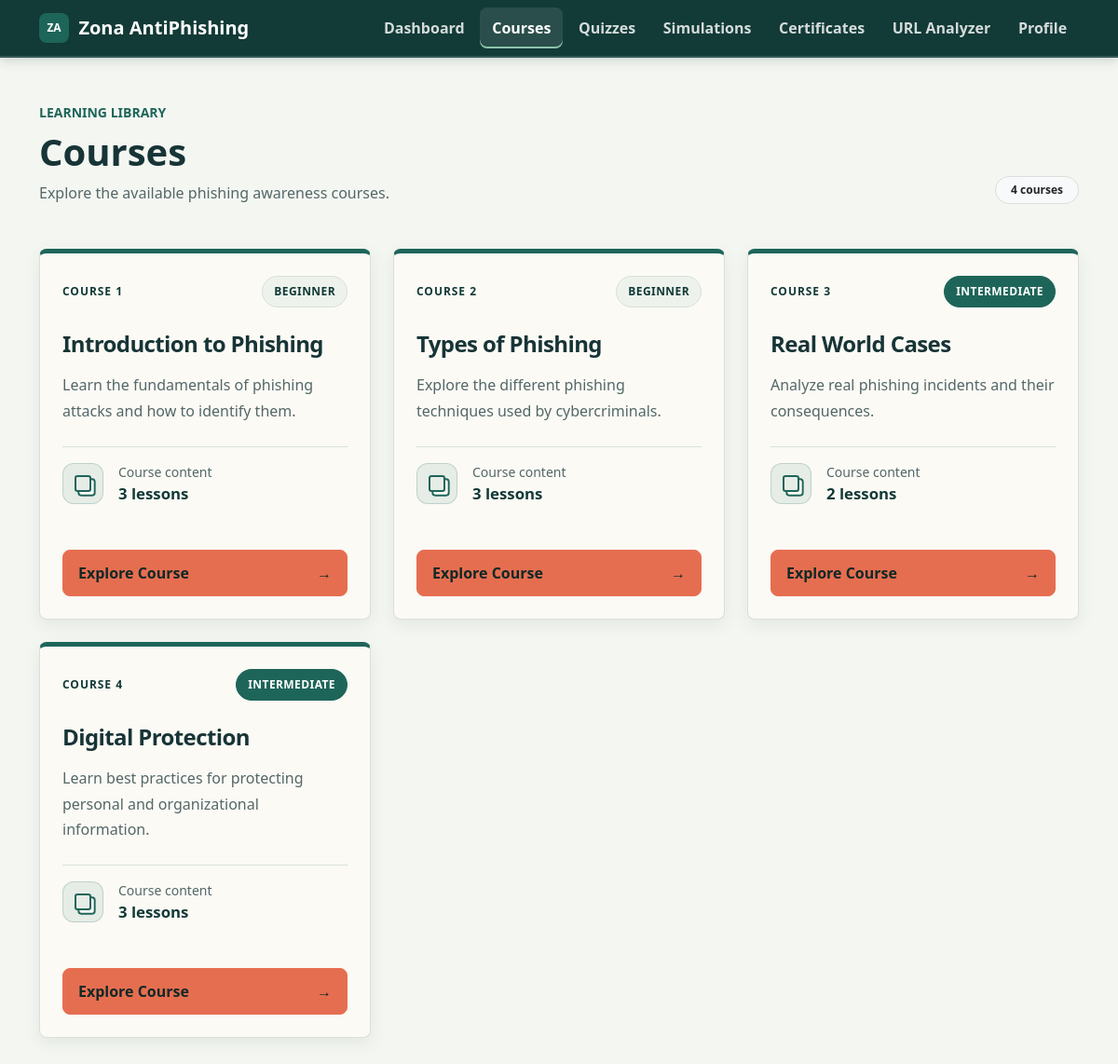
Page /?page=courses (signed in) on the committed database.
### tables this page shows
CREATE TABLE `courses` (
  `id` int(11) NOT NULL,
  `title` varchar(150) NOT NULL,
  `description` text NOT NULL,
  `level` enum('beginner','intermediate','advanced') NOT NULL DEFAULT 'beginner',
  `status` enum('draft','published') NOT NULL DEFAULT 'draft',
  `created_at` timestamp NOT NULL DEFAULT current_timestamp(),
  `updated_at` timestamp NOT NULL DEFAULT current_timestamp() ON UPDATE current_timestamp()
);

### config/database.php (called while the page is built)
<?php
class Database
{
    private string $host = "localhost";
    private string $dbName = "zona_antiphishing";
    private string $username = "root";
    private string $password = "";
    public function connect(): PDO
    {
        try {
            $pdo = new PDO(
                "mysql:host={$this->host};dbname={$this->dbName};charset=utf8mb4",
                $this->username,
                $this->password
            );
            $pdo->setAttribute(PDO::ATTR_ERRMODE, PDO::ERRMODE_EXCEPTION);
            return $pdo;
        } catch (PDOException $e) {
            die("Database connection failed: " . $e->getMessage());
        }
    }
}

### app/controllers/CourseController.php (called while the page is built, shortened)
<?php
require_once __DIR__ . '/../models/Course.php';
class CourseController
{
    private Course $courseModel;
    public function __construct()
    {
        $this->courseModel = new Course();
    }
    public function getCourses()
    {
        return $this->courseModel->getAllCourses();
    }
}

### app/models/Course.php (called while the page is built, shortened)
<?php
require_once __DIR__ . '/../../config/database.php';
class Course
{
    private PDO $conn;
    public function __construct()
    {
        $database = new Database();
        $this->conn = $database->connect();
    }
    public function getAllCourses(int $userId = 0): array
    {
        $sql = "SELECT courses.*,
                       (SELECT COUNT(*)
                        FROM lessons
                        WHERE lessons.course_id = courses.id) AS lesson_count,
                       (SELECT COUNT(*)
                        FROM lessons
                        INNER JOIN user_progress
                            ON user_progress.lesson_id = lessons.id
                            AND user_progress.user_id = :user_id
                            AND user_progress.completed = 1
                        WHERE lessons.course_id = courses.id) AS completed_lessons
                FROM courses
                ORDER BY courses.id ASC";
        $stmt = $this->conn->prepare($sql);
        $stmt->execute(['user_id' => $userId]);
        return $stmt->fetchAll(PDO::FETCH_ASSOC);
    }
}

### views/courses/index.php (the view, shortened to what this page needs)
<?php
require_once __DIR__ . '/../../app/controllers/CourseController.php';
$courseController = new CourseController();
$courses = $courseController->getCourses();
$courses = is_array($courses) ? $courses : [];
$activePage = 'courses';
?>
<header class="d-flex flex-column flex-md-row justify-content-between align-items-md-end gap-3 mb-4 mb-lg-5">
    <div>
        <p class="small fw-bold text-primary text-uppercase mb-2">Learning library</p>
        <h1 class="display-6 fw-bold mb-2">Courses</h1>
        <p class="text-body-secondary mb-0">Explore the available phishing awareness courses.</p>
    </div>
    <span class="badge rounded-pill text-bg-light border text-dark px-3 py-2">
        <?= count($courses); ?> <?= count($courses) === 1 ? 'course' : 'courses'; ?>
    </span>
</header>
<?php if ($courses === []): ?>
    <div class="alert alert-light border mb-0" role="status">
        No courses are available yet.
    </div>
<?php else: ?>
    <div class="row row-cols-1 row-cols-md-2 row-cols-xl-3 g-3 g-lg-4">
        <?php foreach ($courses as $course): ?>
            <?php
            $courseTitle = htmlspecialchars((string) ($course['title'] ?? 'Untitled course'), ENT_QUOTES, 'UTF-8');
            $courseDescription = htmlspecialchars((string) ($course['description'] ?? ''), ENT_QUOTES, 'UTF-8');
            $courseLevelValue = strtolower(trim((string) ($course['level'] ?? 'beginner')));
            $courseLevel = htmlspecialchars(ucfirst($courseLevelValue), ENT_QUOTES, 'UTF-8');
            $courseLevelClass = in_array($courseLevelValue, ['beginner', 'intermediate', 'advanced'], true)
                ? 'course-level-' . $courseLevelValue
                : '';
            $lessonCount = max(0, (int) ($course['lesson_count'] ?? 0));
            ?>
            <div class="col">
                <article class="card dashboard-stat course-card h-100 shadow-sm">
                    <div class="card-body d-flex flex-column p-4">
                        <div class="d-flex justify-content-between align-items-center gap-3 mb-4">
                            <span class="course-card-kicker">Course <?= (int) ($course['id'] ?? 0); ?></span>
                            <span class="course-level-badge <?= $courseLevelClass; ?> flex-shrink-0">
                                <?= $courseLevel; ?>
                            </span>
                        </div>
                        <h2 class="h4 fw-bold mb-3 course-card-title"><?= $courseTitle; ?></h2>
                        <p class="card-text text-body-secondary course-card-description mb-4">
                            <?= $courseDescription !== '' ? $courseDescription : 'No description available.'; ?>
                        </p>
                        <div class="course-card-meta d-flex align-items-center gap-3 mb-4">
                            <span class="course-card-meta-mark" aria-hidden="true"></span>
                            <div>
                                <span class="small text-body-secondary d-block">Course content</span>
                                <strong><?= $lessonCount; ?> <?= $lessonCount === 1 ? 'lesson' : 'lessons'; ?></strong>
                            </div>
                        </div>
                        <div class="mt-auto pt-4">
                            <a class="btn btn-primary course-card-cta"
                                href="?page=course&amp;id=<?= (int) ($course['id'] ?? 0); ?>">
                                <span>Explore Course</span><span aria-hidden="true">&rarr;</span>
                            </a>
                        </div>
                    </div>
                </article>
            </div>
        <?php endforeach; ?>
    </div>
<?php endif; ?>
<?php
$content = ob_get_clean();
require __DIR__ . '/../layouts/main.php';

### public/index.php (shortened to what this page needs)
<?php
$page = $_GET['page'] ?? (isset($_SESSION['user_id']) ? 'dashboard' : 'home');
switch ($page) {
    case 'courses':
        require_once __DIR__ . '/../views/courses/index.php';
        break;
}

### views/layouts/main.php (shortened to what this page needs)
<!DOCTYPE html>
<html lang="en">
<head>
    <link href="https://cdn.jsdelivr.net/npm/bootstrap@5.3.3/dist/css/bootstrap.min.css" rel="stylesheet"
>
</head>
<body>
    <nav class="navbar navbar-expand-lg navbar-dark site-navbar">
        <div class="container-xl">
            <a class="navbar-brand" href="?page=dashboard#dashboard-top">
                <span class="brand-mark" aria-hidden="true">ZA</span>
                <span>Zona AntiPhishing</span>
            </a>
            <div class="collapse navbar-collapse" id="mainNavigation">
                <ul class="navbar-nav ms-auto align-items-lg-center gap-lg-1 py-2 py-lg-0">
                    <li class="nav-item">
                        <a class="nav-link <?= ($activePage ?? 'dashboard') === 'dashboard' ? 'active' : ''; ?>"
                            aria-current="<?= ($activePage ?? 'dashboard') === 'dashboard' ? 'page' : 'false'; ?>"
                            href="?page=dashboard#dashboard-top">Dashboard</a>
                    </li>
                    <li class="nav-item">
                        <a class="nav-link <?= ($activePage ?? '') === 'courses' ? 'active' : ''; ?>"
                            aria-current="<?= ($activePage ?? '') === 'courses' ? 'page' : 'false'; ?>"
                            href="?page=courses">Courses</a>
                    </li>
                    <li class="nav-item">
                        <a class="nav-link <?= ($activePage ?? '') === 'quizzes' ? 'active' : ''; ?>"
                            aria-current="<?= ($activePage ?? '') === 'quizzes' ? 'page' : 'false'; ?>"
                            href="?page=quizzes">Quizzes</a>
                    </li>
                    <li class="nav-item">
                        <a class="nav-link <?= ($activePage ?? '') === 'simulations' ? 'active' : ''; ?>"
                            aria-current="<?= ($activePage ?? '') === 'simulations' ? 'page' : 'false'; ?>"
                            href="?page=simulations">Simulations</a>
                    </li>
                    <li class="nav-item">
                        <a class="nav-link <?= ($activePage ?? '') === 'certificates' ? 'active' : ''; ?>"
                            aria-current="<?= ($activePage ?? '') === 'certificates' ? 'page' : 'false'; ?>"
                            href="?page=certificates">Certificates</a>
                    </li>
                    <li class="nav-item">
                        <a class="nav-link <?= ($activePage ?? '') === 'url-analyzer' ? 'active' : ''; ?>"
                            aria-current="<?= ($activePage ?? '') === 'url-analyzer' ? 'page' : 'false'; ?>"
                            href="?page=url-analyzer">URL Analyzer</a>
                    </li>
                    <li class="nav-item">
                        <a class="nav-link <?= ($activePage ?? '') === 'profile' ? 'active' : ''; ?>"
                            aria-current="<?= ($activePage ?? '') === 'profile' ? 'page' : 'false'; ?>"
                            href="?page=profile">Profile</a>
                    </li>
                </ul>
            </div>
        </div>
    </nav>
    <main class="container-xl py-4 py-lg-5">
        <?= $content ?? ''; ?>
    </main>
</body>
</html>

### rows in the picture
courses: id "1", level "BEGINNER", title "Introduction to Phishing", description "Learn the fundamentals of phishing attacks and how to identify them.", lessonCount "3"
courses: id "2", level "BEGINNER", title "Types of Phishing", description "Explore the different phishing techniques used by cybercriminals.", lessonCount "3"
courses: id "3", level "INTERMEDIATE", title "Real World Cases", description "Analyze real phishing incidents and their consequences.", lessonCount "2"
courses: id "4", level "INTERMEDIATE", title "Digital Protection", description "Learn best practices for protecting personal and organizational information.", lessonCount "3"

### other values in the picture
count($courses) "4"
